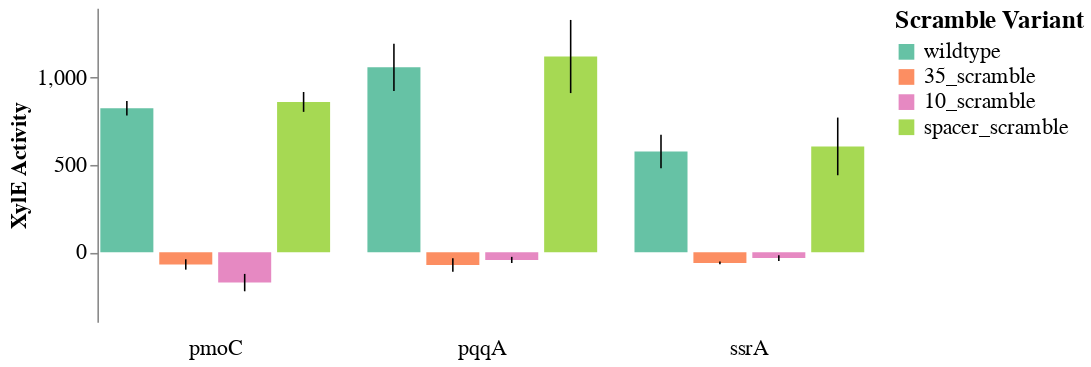

Notebook code for this chart:
### Code cell
xyle_scramble_plot_v(scramble_df_xyle)

### Figure 1 — Vega-Lite specification as saved in the notebook (floating-point values rounded to 4 significant figures)
{"config": {"view": {"continuousWidth": 400, "continuousHeight": 300, "strokeOpacity": 0}, "axis": {"grid": false, "labelFontSize": 14, "titleFontSize": 14}, "header": {"labelFontSize": 14, "labelOrient": "bottom", "title": null}, "legend": {"labelFontSize": 14, "titleFontSize": 16}}, "data": {"name": "data-ec5e326c848929104cdd3da12b5e7b56"}, "facet": {"column": {"type": "nominal", "field": "gene", "sort": ["pmoC", "pqqA", "ssrA"]}}, "spec": {"layer": [{"mark": "bar", "encoding": {"color": {"type": "nominal", "field": "variant", "legend": {"title": "Scramble Variant"}, "scale": {"domain": ["wildtype", "35_scramble", "10_scramble", "spacer_scramble"], "range": ["#66C2A5", "#FC8E62", "#E689C2", "#A6D953"]}, "sort": ["wildtype", "35_scramble", "10_scramble", "spacer_scramble"]}, "tooltip": [{"type": "nominal", "field": "desc"}, {"type": "nominal", "field": "hex1"}, {"type": "nominal", "field": "hex2"}, {"type": "quantitative", "field": "total_score"}, {"type": "quantitative", "field": "mean_xyle"}], "x": {"type": "nominal", "axis": null, "field": "variant", "sort": ["wildtype", "35_scramble", "10_scramble", "spacer_scramble"], "title": null}, "y": {"type": "quantitative", "field": "mean_xyle", "title": "XylE Activity"}}, "height": 200, "width": 150}, {"mark": "rule", "encoding": {"x": {"type": "nominal", "axis": null, "field": "variant", "sort": ["wildtype", "35_scramble", "10_scramble", "spacer_scramble"], "title": null}, "y": {"type": "quantitative", "field": "std_low"}, "y2": {"field": "std_high"}}}]}, "$schema": "https://vega.github.io/schema/vega-lite/v4.0.2.json", "datasets": {"data-ec5e326c848929104cdd3da12b5e7b56": [{"locus_tag": "EQU24_RS19315", "desc": "EQU24_RS19315|pmoC|wildtype", "motif_block": "TTGACAAGCCTTTTCGAAATGATAAACT", "hex1": "TTGACA", "hex1_score": 8.353, "hex2": "TAAACT", "hex2_score": 6.554, "total_score": 14.91, "gene": "pmoC", "variant": "wildtype", "spacer": 16, "rep1": 792.0, "rep2": 883.4, "rep3": 800.0, "mean_xyle": 825.1, "std_xyle": 41.33, "std_low": 783.8, "std_high": 866.5}, {"locus_tag": "EQU24_RS19315", "desc": "EQU24_RS19315|pmoC|35_scramble", "motif_block": "AAAGGCAGCCTTTTCGAAATGATAAACT", "hex1": "AAAGGC", "hex1_score": -22.53, "hex2": "TAAACT", "hex2_score": 6.554, "total_score": -15.98, "gene": "pmoC", "variant": "35_scramble", "spacer": 16, "rep1": -28.4, "rep2": -86.0, "rep3": -95.6, "mean_xyle": -70.0, "std_xyle": 29.68, "std_low": -99.68, "std_high": -40.32}, {"locus_tag": "EQU24_RS19315", "desc": "EQU24_RS19315|pmoC|10_scramble", "motif_block": "TTGACAAGCCTTTTCGAAATGAACCCTC", "hex1": "TTGACA", "hex1_score": 8.353, "hex2": "ACCCTC", "hex2_score": -20.94, "total_score": -12.59, "gene": "pmoC", "variant": "10_scramble", "spacer": 16, "rep1": -111.0, "rep2": -232.8, "rep3": -178.0, "mean_xyle": -173.9, "std_xyle": 49.81, "std_low": -223.7, "std_high": -124.1}, {"locus_tag": "EQU24_RS19315", "desc": "EQU24_RS19315|pmoC|spacer_scramble", "motif_block": "TTGACAAGCCTAGTAAGAATGATAAACT", "hex1": "TTGACA", "hex1_score": 8.353, "hex2": "TAAACT", "hex2_score": 6.554, "total_score": 14.91, "gene": "pmoC", "variant": "spacer_scramble", "spacer": 16, "rep1": 890.6, "rep2": 781.4, "rep3": 911.0, "mean_xyle": 861.0, "std_xyle": 56.9, "std_low": 804.1, "std_high": 917.9}, {"locus_tag": "EQU24_RS02970", "desc": "EQU24_RS02970|pqqA|wildtype", "motif_block": "TTGCTTTGCCTAAATTATCGTCGTATACT", "hex1": "TTGCTT", "hex1_score": 5.215, "hex2": "TATACT", "hex2_score": 7.692, "total_score": 12.91, "gene": "pqqA", "variant": "wildtype", "spacer": 17, "rep1": 884.8, "rep2": 1214.0, "rep3": 1079.0, "mean_xyle": 1059.0, "std_xyle": 135.2, "std_low": 924.1, "std_high": 1194.0}, {"locus_tag": "EQU24_RS02970", "desc": "EQU24_RS02970|pqqA|35_scramble", "motif_block": "AAAGGCTGCCTAAATTATCGTCGTATACT", "hex1": "AAAGGC", "hex1_score": -22.53, "hex2": "TATACT", "hex2_score": 7.692, "total_score": -14.84, "gene": "pqqA", "variant": "35_scramble", "spacer": 17, "rep1": -81.0, "rep2": -116.4, "rep3": -22.0, "mean_xyle": -73.13, "std_xyle": 38.94, "std_low": -112.1, "std_high": -34.2}, {"locus_tag": "EQU24_RS02970", "desc": "EQU24_RS02970|pqqA|10_scramble", "motif_block": "TTGCTTTGCCTAAATTATCGTCGACCCTC", "hex1": "TTGCTT", "hex1_score": 5.215, "hex2": "ACCCTC", "hex2_score": -20.94, "total_score": -15.73, "gene": "pqqA", "variant": "10_scramble", "spacer": 17, "rep1": -25.6, "rep2": -67.6, "rep3": -39.0, "mean_xyle": -44.07, "std_xyle": 17.52, "std_low": -61.58, "std_high": -26.55}, {"locus_tag": "EQU24_RS02970", "desc": "EQU24_RS02970|pqqA|spacer_scramble", "motif_block": "TTGCTTTGCCTAGTAAGTCGTCGTATACT", "hex1": "TTGCTT", "hex1_score": 5.215, "hex2": "TATACT", "hex2_score": 7.692, "total_score": 12.91, "gene": "pqqA", "variant": "spacer_scramble", "spacer": 17, "rep1": 1329.0, "rep2": 1200.0, "rep3": 834.6, "mean_xyle": 1121.0, "std_xyle": 209.5, "std_low": 911.8, "std_high": 1331.0}, {"locus_tag": "EQU24_RS12525", "desc": "EQU24_RS12525|ssrA|wildtype", "motif_block": "TTGCTAATGATGAATTTAATTGTTAATAT", "hex1": "TTGCTA", "hex1_score": 6.263, "hex2": "TAATAT", "hex2_score": 6.618, "total_score": 12.88, "gene": "ssrA", "variant": "wildtype", "spacer": 17, "rep1": 442.0, "rep2": 646.8, "rep3": 643.0, "mean_xyle": 577.3, "std_xyle": 95.66, "std_low": 481.6, "std_high": 672.9}, {"locus_tag": "EQU24_RS12525", "desc": "EQU24_RS12525|ssrA|35_scramble", "motif_block": "AAAGGCATGATGAATTTAATTGTTAATAT", "hex1": "AAAGGC", "hex1_score": -22.53, "hex2": "TAATAT", "hex2_score": 6.618, "total_score": -15.91, "gene": "ssrA", "variant": "35_scramble", "spacer": 17, "rep1": -68.0, "rep2": -66.0, "rep3": -49.4, "mean_xyle": -61.13, "std_xyle": 8.337, "std_low": -69.47, "std_high": -52.8}, {"locus_tag": "EQU24_RS12525", "desc": "EQU24_RS12525|ssrA|10_scramble", "motif_block": "TTGCTAATGATGAATTTAATTGTACCCTC", "hex1": "TTGCTA", "hex1_score": 6.263, "hex2": "ACCCTC", "hex2_score": -20.94, "total_score": -14.68, "gene": "ssrA", "variant": "10_scramble", "spacer": 17, "rep1": -56.4, "rep2": -21.4, "rep3": -21.6, "mean_xyle": -33.13, "std_xyle": 16.45, "std_low": -49.59, "std_high": -16.68}, {"locus_tag": "EQU24_RS12525", "desc": "EQU24_RS12525|ssrA|spacer_scramble", "motif_block": "TTGCTAATGATAGTAAGAATTGTTAATAT", "hex1": "TTGCTA", "hex1_score": 6.263, "hex2": "TAATAT", "hex2_score": 6.618, "total_score": 12.88, "gene": "ssrA", "variant": "spacer_scramble", "spacer": 17, "rep1": 384.2, "rep2": 780.2, "rep3": 654.4, "mean_xyle": 606.3, "std_xyle": 165.2, "std_low": 441.1, "std_high": 771.5}]}}
